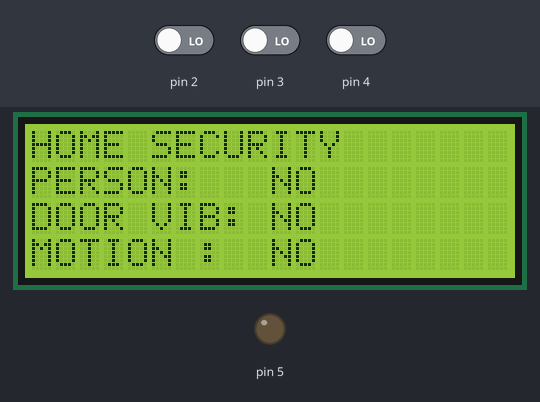
A sketch run on a simulated Arduino Uno, built with avr-gcc and run on an emulated ATmega328P. On the bench: 20×4 character LCD, output pins drawn as LEDs (lit = HIGH). The test bench sets the inputs (shaded band); at power-on: pin 2 LOW, pin 3 LOW, pin 4 LOW.

Above: at 1.2 s.
1.3 s: pin 2 driven HIGH
At 2.1 s:
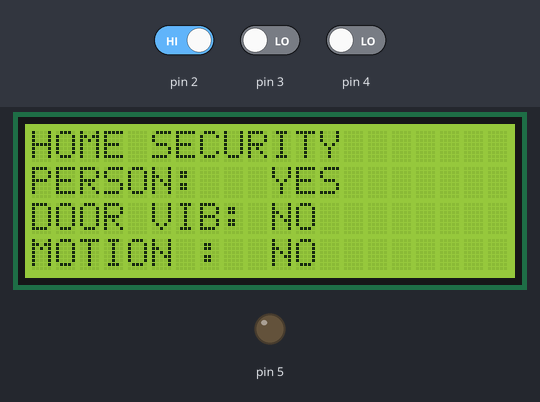
2.8 s: pin 3 driven HIGH
At 3.2 s:
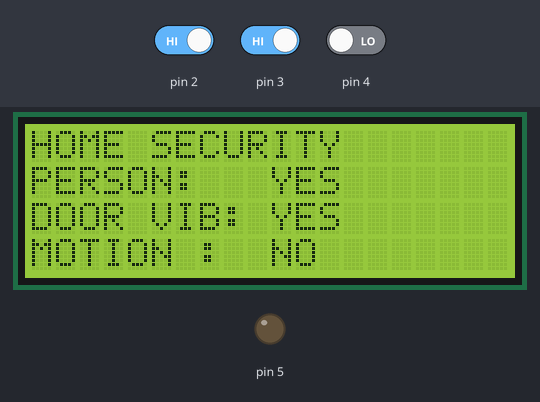
4.3 s: pin 4 driven HIGH
At 5.5 s:
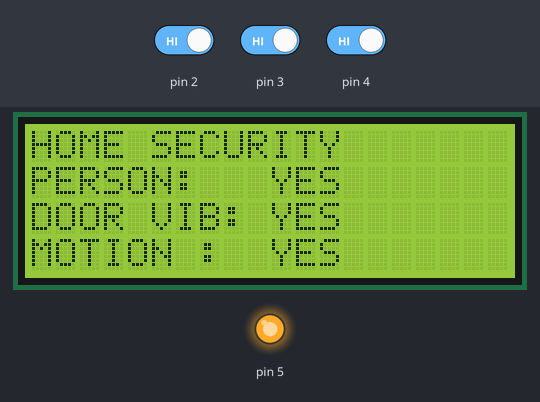
5.8 s: pin 2 driven LOW
At 6.7 s:
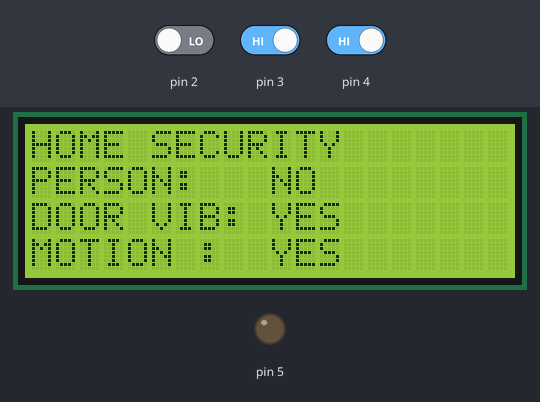
7.3 s: pin 3 driven LOW
At 7.9 s:
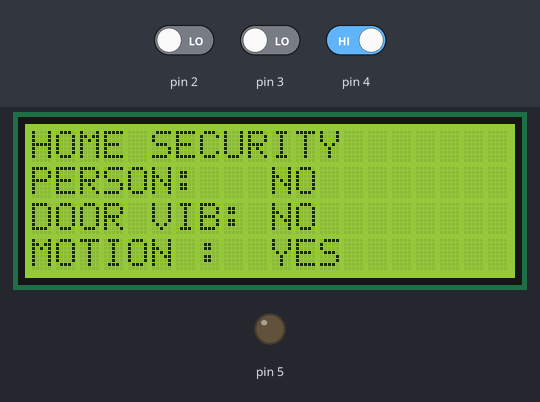
8.8 s: pin 2 driven HIGH
At 10.2 s:
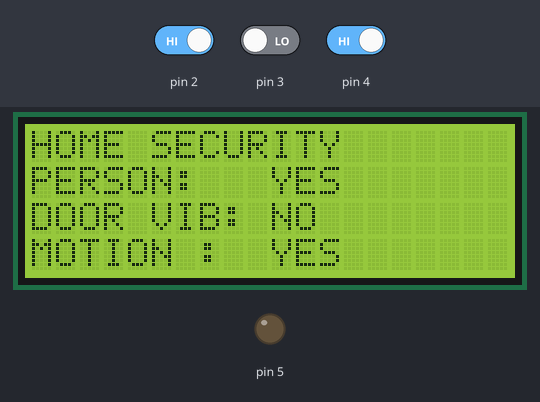
Timing chart, 0 to 11.3 s (numbered marks = the images above; inputs shaded):
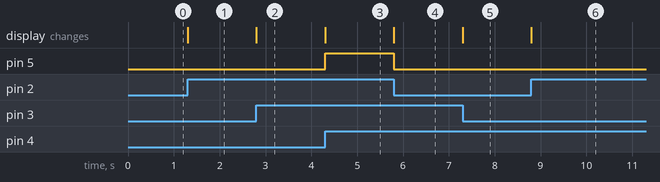

The sketch:

Code.ino
```cpp
#include <LiquidCrystal.h>
LiquidCrystal lcd(13, 12, 11, 10, 9, 8);


void setup()
{
  pinMode(5,OUTPUT);
  pinMode(4,INPUT);
  pinMode(3,INPUT);
  pinMode(2, INPUT);
  Serial.begin(9600);
  lcd.begin(20, 4);
  // set up the LCD's number of columns and rows:
  lcd.setCursor(0,0);
  lcd.print("HOME SECURITY");
  lcd.setCursor(0,1);
  lcd.print("PERSON:");
  lcd.setCursor(0,2);
  lcd.print("DOOR VIB:");
  lcd.setCursor(0,3);
  lcd.print("MOTION :");
}

void loop()
{
  int statusSensorir = digitalRead(2);
  int vib = digitalRead(3);
  int motion = digitalRead(4);
  if (vib == 1)
  {
    lcd.setCursor(10,2);
    lcd.print("YES");
  }
  else{
    lcd.setCursor(10,2);
    lcd.print("NO ");
  }
  if (motion == 1)
  {
    lcd.setCursor(10,3);
    lcd.print("YES");
  }
  else{
    lcd.setCursor(10,3);
    lcd.print("NO ");
  }
  if (statusSensorir == 1){
    lcd.setCursor(10,1);
    lcd.print("YES");
  }
  else
  {
    lcd.setCursor(10,1);
    lcd.print("NO ");
  }
  if (motion==1 && vib==1 && statusSensorir==1){
    digitalWrite(5,HIGH);
  }
  else{
    digitalWrite(5,LOW);
  }
}
```

Measured:
- after the input at 1.3 s, the display: changes at once (image 1)
- after the input at 2.8 s, the display: changes at once (image 2)
- after the input at 4.3 s, pin 5: LOW → HIGH at once; the display: changes at once (image 3)
- after the input at 5.8 s, pin 5: HIGH → LOW at once; the display: changes at once (image 4)
- after the input at 7.3 s, the display: changes at once (image 5)
- after the input at 8.8 s, the display: changes at once (image 6)
